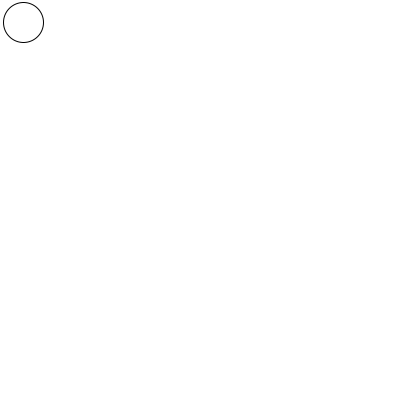
Frame 1 (no input)
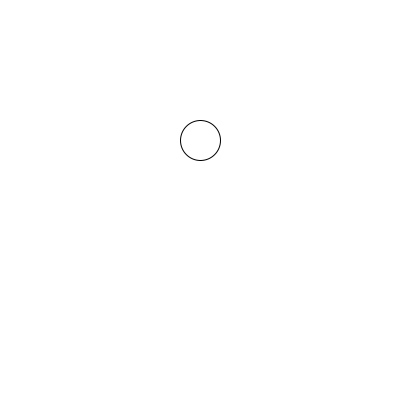
Frame 60 (the mouse pressed at the canvas centre just before this capture)
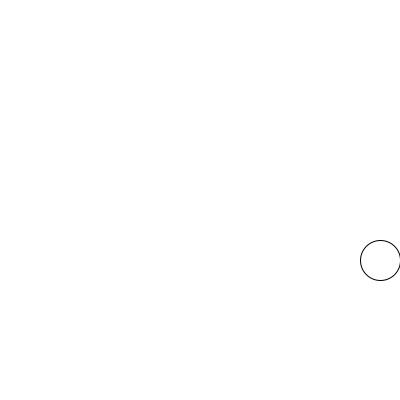
Frame 120 (the mouse held since frame 60 and released just before this capture)

The Processing sketch that drew these frames (run headless with seeded random() and noise(); from frame 60 on, the mouse is pressed at the canvas centre):

// Processing sketch: sketch_04
// ── sketch_04.pde
int radius = 40;
int xpos = radius/2;
int ypos = radius/2;
int xstep = 3;
int ystep = 2;

void setup(){
  size(400,400);
  background(255);
}


void draw(){
  background(255);
  //xpos = xpos + 1;
  xpos +=xstep;
  ypos +=ystep;
  println(xpos);
  ellipse(xpos,ypos,radius,radius);
  
  if(xpos >= width-(radius/2)|| xpos<=radius/2){
    xstep *=-1;
    println(xpos);
  }
  
  if(ypos>=height-(radius/2) || ypos<=radius/2){
    ystep *=-1;
  }
}
